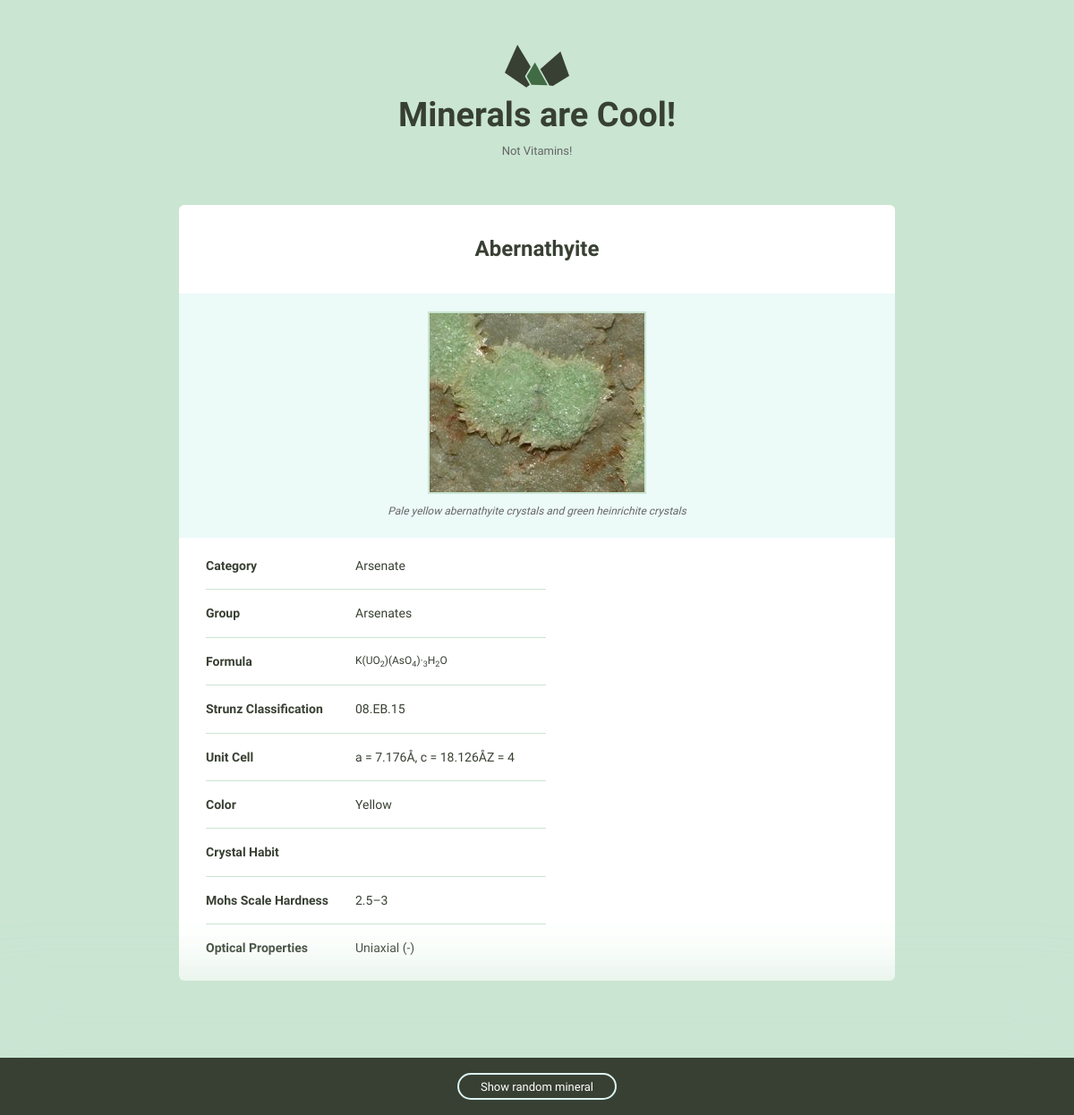
Page /2/ on the committed database.
### minerals/models.py (models this page shows, shortened)
class Mineral(models.Model):
    name = models.TextField() # in
    image_filename = models.TextField() # in
    image_caption = models.TextField() # in
    category = models.TextField() # in
    formula = models.TextField(blank=True) # in
    strunz_classification = models.TextField(blank=True) # in
    crystal_system = models.TextField(blank=True) # in
    unit_cell = models.TextField(blank=True) # in
    color = models.TextField(blank=True) # in
    crystal_symmetry = models.TextField(blank=True)
    cleavage = models.TextField(blank=True)
    mohs_scale_hardness = models.TextField(blank=True)
    luster = models.TextField(blank=True)
    streak = models.TextField(blank=True)
    diaphaneity = models.TextField(blank=True)
    optical_properties = models.TextField(blank=True)
    group = models.TextField() # in
    crystal_habit = models.TextField(blank=True)

### minerals/views.py (the view)
# urls.py: url(r'(?P<pk>\d+)/$', views.mineral_detail, name='detail'),
def mineral_detail(request, pk):
    mineral = get_object_or_404(Mineral, pk=pk)
    return render(request, 'minerals/mineral_detail.html',
                  {'mineral': mineral})

### minerals/templates/minerals/mineral_detail.html
{% extends "layout.html" %}
{% load static from staticfiles %}
{% block content %}
    <div class="grid-100 mineral__container">
      <h1 class="mineral__name">{{ mineral.name }}</h1>
      <div class="mineral__image-bg">
        <img class="mineral__image" src="{% static 'images/' %}{{ mineral.name }}.jpg">
        <p class="mineral__caption">{{ mineral.image_caption }}</p>
      </div>
      <div class="mineral__table-container">
        <table class="mineral__table">
          <tr>
            <td class="mineral__category">Category</td>
            <td>{{ mineral.category }}</td>
          </tr>
          <tr>
            <td class="mineral__category">Group</td>
            <td>{{ mineral.group }}</td>
          </tr>
          <tr>
            <td class="mineral__category">Formula</td>
            <td class="mineral__formula">{{ mineral.formula|safe }}</td>
          </tr>
          <tr>
            <td class="mineral__category">Strunz Classification</td>
            <td>{{ mineral.strunz_classification }}</td>
          </tr>
          <tr>
            <td class="mineral__category">Unit Cell</td>
            <td>{{ mineral.unit_cell }}</td>
          </tr>
          <tr>
            <td class="mineral__category">Color</td>
            <td>{{ mineral.color }}</td>
          </tr>
          <tr>
            <td class="mineral__category">Crystal Habit</td>
            <td>{{ mineral.crystal_habit }}</td>
          </tr>
          <tr>
            <td class="mineral__category">Mohs Scale Hardness</td>
            <td>{{ mineral.mohs_scale_hardness }}</td>
          </tr>
          <tr>
            <td class="mineral__category">Optical Properties</td>
            <td>{{ mineral.optical_properties }}</td>
          </tr>
        </table>
      </div>
    </div>
  </div>
  <div class="minerals__random">
    <a class="minerals__anchor" href="#">Show random mineral</a>
  </div>
{% endblock %}

### assets/css/global.css (style rules this page uses)
html { font-family: sans-serif; -ms-text-size-adjust: 100%; -webkit-text-size-adjust: 100%; }
body { margin: 0; }
a { background-color: transparent; }
h1 { font-size: 2em; margin: 0.67em 0; }
sub { font-size: 75%; line-height: 0; position: relative; vertical-align: baseline; bottom: -0.25em; }
img { border: 0; }
table { border-collapse: collapse; border-spacing: 0; }
td, th { padding: 0; }
html { font-size: 62.5%; }
body { background-color: #CAE5D2; font-size: 1.5em; line-height: 1.6; font-weight: 400; font-family: "Cousine"; color: #666; }
.grid, .grid-5, .grid-10, .grid-15, .grid-20, .grid-25, .grid-30, .grid-33, .grid-35, .grid-40, .grid-45, .grid-50, .grid-55, .grid-60, .grid-65, .grid-66, .grid-70, .grid-75, .grid-80, .grid-90, .grid-95, .grid-100 { float: left; box-sizing: border-box; position: relative; }
.grid-100 { width: 100%; padding: 0 15px; }
h1, h2, h3, h4, h5, h6 { margin-top: 0; margin-bottom: 2rem; font-weight: bold; font-family: "Work Sans", sans-serif; color: #384033; }
h1 { font-size: 3.8rem; }
@media (min-width: 550px) { h1 { font-size: 3.8rem; } }
p { margin-top: 0; font-size: 1.6rem; }
a { color: #689b98; text-decoration: none; -webkit-transition: color 0.2s; -moz-transition: color 0.2s; -ms-transition: color 0.2s; -o-transition: color 0.2s; transition: color 0.2s; }
th, td { padding: 15px; text-align: left; border-bottom: 1px solid #e1e1e1; }
th:first-child, td:first-child { padding-left: 0; }
th:last-child, td:last-child { padding-right: 0; }
table, p, ul { margin-bottom: 2.5rem; }
.minerals__anchor { border: solid 2px #DCF5F2; border-radius: 100px; color: #384033; display: block; font-size: 13px; text-align: center; padding: 8px 0 7px 0; width: 100%; transition: background-color 200ms ease-in-out, font-weight 200ms ease-in-out, color 200ms ease-in-out; }
.minerals__random { background-color: #384033; box-shadow: 0 0 100px 50px #CAE5D2; color: #fff; padding: 20px 0 20px 0; position: fixed; bottom: 0; text-align: center; width: 100%; }
.minerals__random .minerals__anchor { display: inline; color: #fff; padding: 6px 24px 5px 24px; }
.mineral__container { background-color: #fff; border-radius: 6px; list-style: none; padding: 0; text-align: center; }
.mineral__name { display: block; width: 100%; margin: 0; font-size: 24px; padding: 30px 0 30px 0; }
.mineral__image { display: block; margin: 0 auto; border: solid 2px #CAE5D2; }
.mineral__image-bg { background-color: #ecfaf8; padding: 20px 0; }
.mineral__caption { font-size: 12px; font-style: italic; padding: 10px 0 0 0; margin: 0; }
.mineral__table { font-size: 14px; color: #384033; }
.mineral__table td { border-color: #CAE5D2; }
.mineral__table tr:last-of-type td { border-bottom: none; padding-bottom: 0; }
.mineral__table-container { padding: 5px 30px 0; }
.mineral__category { font-weight: bold; width: 40%; }
.mineral__formula { font-size: 12px; }

### rows in the picture
Mineral: name "Abernathyite", name (picture), image_caption "Pale yellow abernathyite crystals and green heinrichite crystals", category "Arsenate", group "Arsenates", formula "K(UO 2 )(AsO 4 )· 3 H 2 O", strunz_classification "08.EB.15", unit_cell "a = 7.176Å, c = 18.126ÅZ = 4", color "Yellow", mohs_scale_hardness "2.5–3", optical_properties "Uniaxial (-)"
